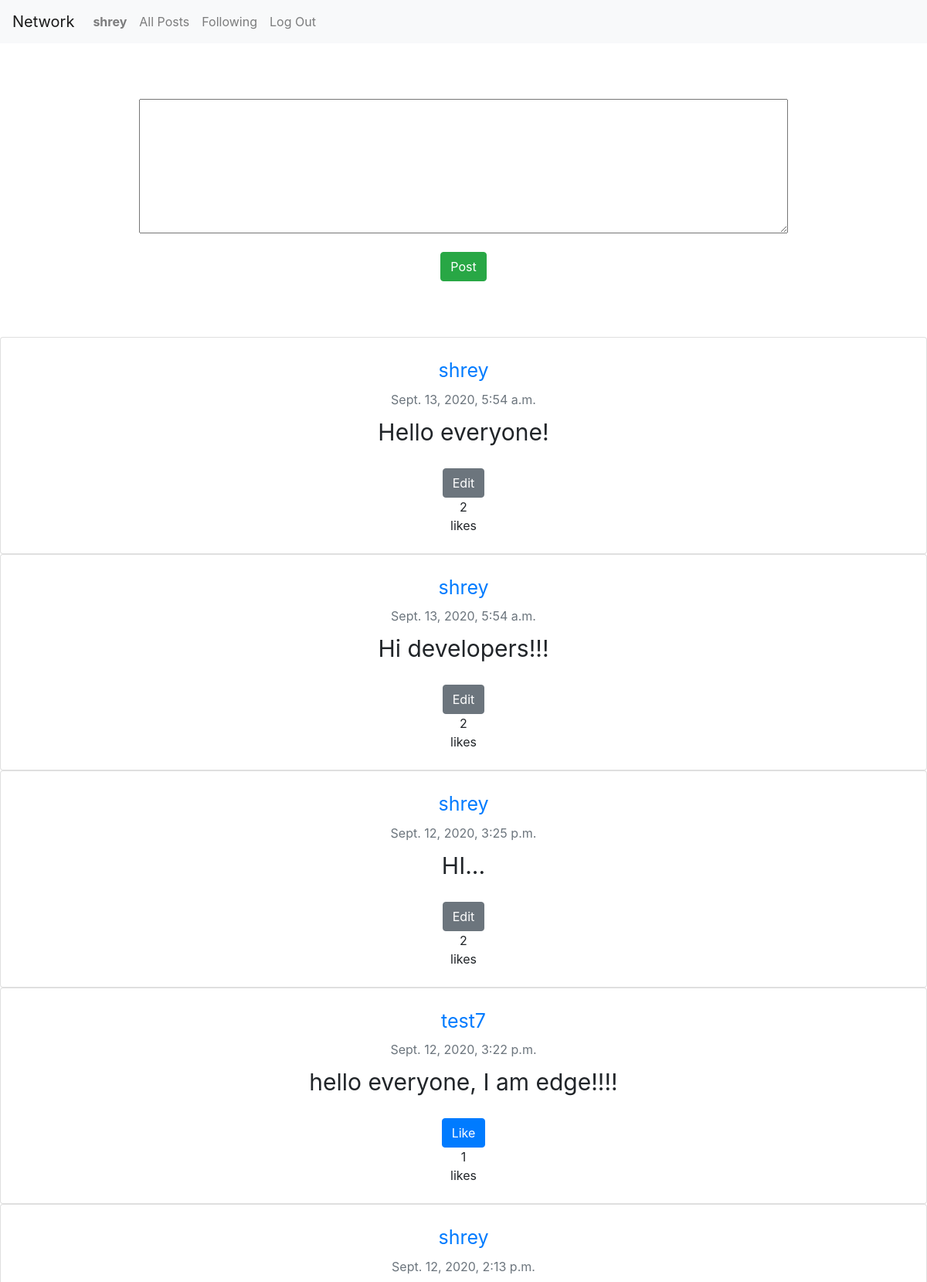
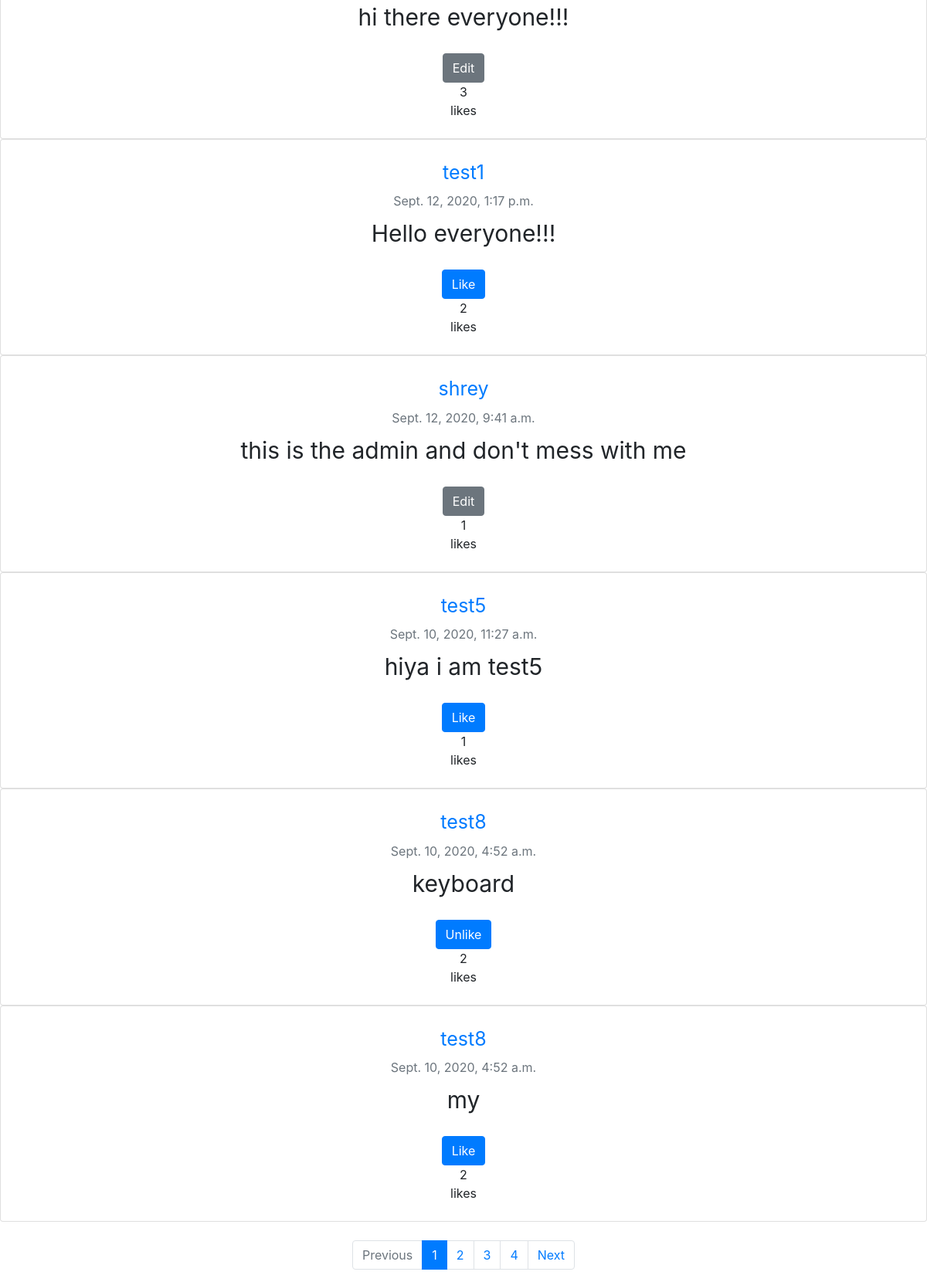
Screenshot of /all/ (signed in) with the database file from the repository (2 pictures, top to bottom).
### network/models.py (models this page shows, shortened)
class User(AbstractUser):
    pass

class Tweet(models.Model):
    user = models.ForeignKey(User, on_delete=models.CASCADE, related_name="tweets")
    likes = models.ManyToManyField(User, related_name="tweet_user", blank=True)
    content = models.TextField(blank=True, null=True)
    timestamp = models.DateTimeField(auto_now_add=True)

### network/views.py (the view)
# urls.py: path("all/", views.allTweets, name="all"),
def allTweets(request):
    allTweets = Tweet.objects.all().order_by('-timestamp')
    tweetPaginator = Paginator(allTweets, 10)
    page = request.GET.get('page')
    try:
        tweets = tweetPaginator.page(page)
    except PageNotAnInteger:
        tweets = tweetPaginator.page(1)
    except EmptyPage:
        tweets = tweetPaginator.page(tweetPaginator.num_pages)
    context = {
        "allTweets": allTweets,
        "page": tweets,
        "currentuser": User.objects.filter(username=request.user.username).first()
    }
    return render(request, "network/alltweets.html", context)

### network/templates/network/alltweets.html (shortened to what this page needs)
{% extends "network/layout.html" %}
{% block body %}
  {% if user.is_authenticated %}
    <br><br><br>
        <form action="/create/" method="POST">
            <textarea name="tweet_content" class="post-textarea" rows="7" cols="40"></textarea>
            <br>
            <div class="wrapper">
              <button autofocus class="post-button btn btn-success">Post</button>
            </div>
        </form>
    <br><br><br>
    {% for tweet in page %}
      <div class="tweet-content card text-center">
        <br>
        <a href="{% url 'profile' tweet.user %}" class="tweet-username card-title user">
          {{tweet.user}}
        </a>
        <span class="timestamp card-subtitle mb-2 text-muted">{{tweet.timestamp}}</span>
        <span class="edit-content">
          <span class="tweet-main-content">{{ tweet.content }}</span>
          {% if user.username == tweet.user.username %}
            <br><br>
            <button class="edit-button btn btn-secondary">Edit</button>
          {% else %}
            {% if currentuser in tweet.likes.all %}
              <br><br>
              <button class="button btn btn-primary">Unlike</button>
            {% else %}
              <br><br>
              <button class="button btn btn-primary">Like</button>
            {% endif %}
          {% endif %}
        </span>
        <span class="likes-count">{{ tweet.likes.count }}</span> likes
        <br><br>
      </div>
    {% endfor %}
      <br>
    {% include 'network/paginator.html' with page=page %}
  {% endif %}
{% endblock %}

### network/templates/network/layout.html (shortened to what this page needs)
{% load static %}
<!DOCTYPE html>
<html lang="en">
    <head>
        <link rel="stylesheet" href="https://stackpath.bootstrapcdn.com/bootstrap/4.4.1/css/bootstrap.min.css">
        <link href="{% static 'network/styles.css' %}" rel="stylesheet">
    </head>
    <body>
        <nav class="navbar navbar-expand-lg navbar-light bg-light">
            <a class="navbar-brand" href="{% url 'index' %}">Network</a>
            <div>
              <ul class="navbar-nav mr-auto">
                {% if user.is_authenticated %}
                    <li class="nav-item">
                        <a class="nav-link" href="#"><strong>{{ user.username }}</strong></a>
                    </li>
                {% endif %}
                <li class="nav-item">
                  <a class="nav-link" href="/all">All Posts</a>
                </li>
                {% if user.is_authenticated %}
                    <li class="nav-item">
                        <a class="nav-link" href="{% url 'following' %}">Following</a>
                    </li>
                    <li class="nav-item">
                        <a class="nav-link" href="{% url 'logout' %}">Log Out</a>
                    </li>
                {% endif %}
              </ul>
            </div>
          </nav>
        <div class="body">
            {% block body %}
            {% endblock %}
        </div>
    </body>
</html>

### network/static/network/styles.css (style rules this page uses)
.post-textarea { width: 70%; display: block; margin-left: auto; margin-right: auto; }
.wrapper { text-align: center; }
.user { font-size: 25px; }
.tweet-main-content { font-size: 30px; }

### rows the page displays
User: username "shrey"
Tweet: user "shrey", timestamp "Sept. 13, 2020, 5:54 a.m.", content "Hello everyone!", shows "Edit", likes.count "2"
Tweet: user "shrey", timestamp "Sept. 13, 2020, 5:54 a.m.", content "Hi developers!!!", shows "Edit", likes.count "2"
Tweet: user "shrey", timestamp "Sept. 12, 2020, 3:25 p.m.", content "HI...", shows "Edit", likes.count "2"
Tweet: user "test7", timestamp "Sept. 12, 2020, 3:22 p.m.", content "hello everyone, I am edge!!!!", shows "Like", likes.count "1"
Tweet: user "shrey", timestamp "Sept. 12, 2020, 2:13 p.m.", content "hi there everyone!!!", shows "Edit", likes.count "3"
Tweet: user "test1", timestamp "Sept. 12, 2020, 1:17 p.m.", content "Hello everyone!!!", shows "Like", likes.count "2"
Tweet: user "shrey", timestamp "Sept. 12, 2020, 9:41 a.m.", content "this is the admin and don't mess with me", shows "Edit", likes.count "1"
Tweet: user "test5", timestamp "Sept. 10, 2020, 11:27 a.m.", content "hiya i am test5", shows "Like", likes.count "1"
Tweet: user "test8", timestamp "Sept. 10, 2020, 4:52 a.m.", content "keyboard", shows "Unlike", likes.count "2"
Tweet: user "test8", timestamp "Sept. 10, 2020, 4:52 a.m.", content "my", shows "Like", likes.count "2"

### other values shown
{{ pages }} "1"
{{ pages }} "2" "3" "4"
